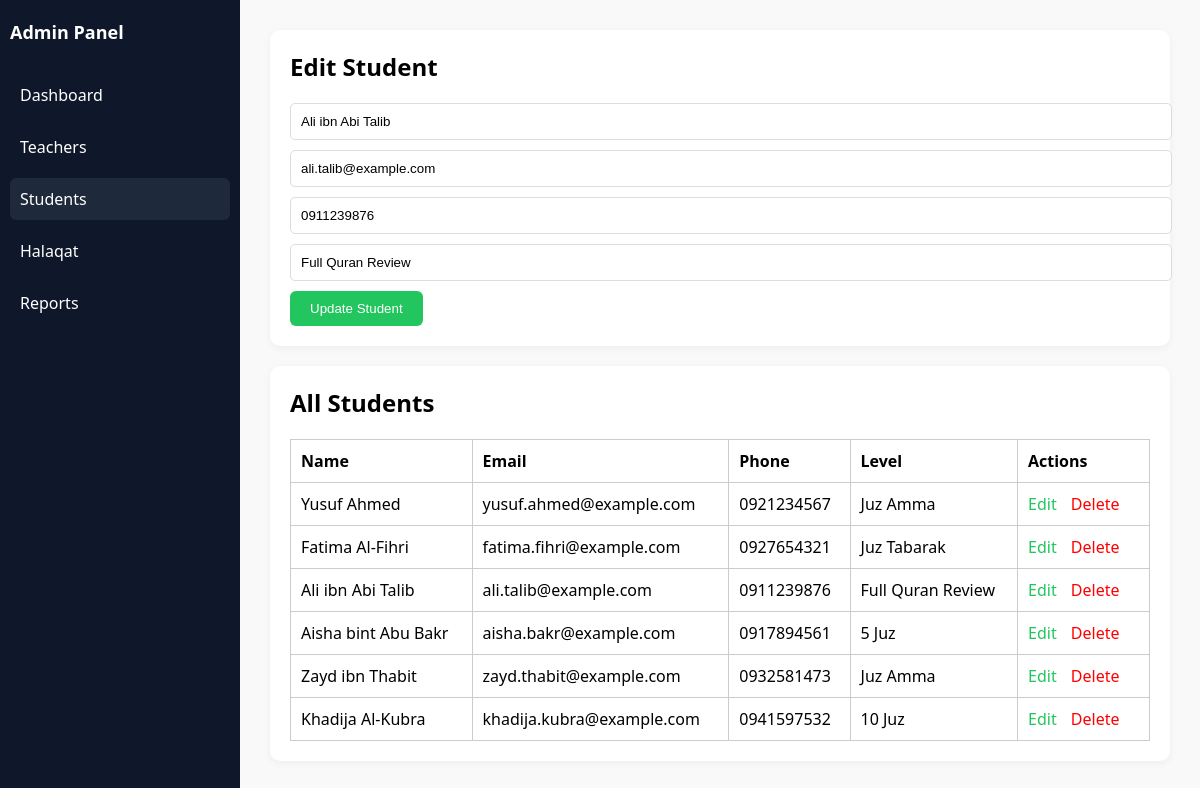
/Admin-dashboard/students.php?edit=3, run on the app's committed database.
### tables this page shows
CREATE TABLE `students` (
  `id` int(11) NOT NULL,
  `full_name` varchar(100) NOT NULL,
  `email` varchar(100) DEFAULT NULL,
  `phone` varchar(20) DEFAULT NULL,
  `halaqa_id` int(11) DEFAULT NULL,
  `attendance_status` enum('present','absent') DEFAULT 'present',
  `created_at` timestamp NOT NULL DEFAULT current_timestamp(),
  `level` varchar(100) DEFAULT NULL,
  `progress` int(11) DEFAULT 0
);

### Admin-dashboard/students.php (the view, shortened to what this page needs)
<?php
include 'db.php';
$students = mysqli_query($conn, "SELECT * FROM students");
$editMode = false;
$editData = null;
if (isset($_GET['edit'])) {
    $editId = intval($_GET['edit']);
    $editResult = mysqli_query($conn, "SELECT * FROM students WHERE id=$editId");
    $editData = mysqli_fetch_assoc($editResult);
    $editMode = true;
}
?>
<!DOCTYPE html>
<html lang="en">
<head>
</head>
<body>
<div class="sidebar">
    <h2>Admin Panel</h2>
    <a href="dashboard.php">Dashboard</a>
    <a href="teachers.php">Teachers</a>
    <a class="active" href="students.php">Students</a>
    <a href="halaqat.php">Halaqat</a>
    <a href="reports.php">Reports</a>
</div>
<div class="main">
    <div class="card">
        <h2><?php echo $editMode ? 'Edit' : 'Add'; ?> Student</h2>
        <form method="POST">
            <input type="text" name="full_name" placeholder="Full Name" required value="<?php echo $editMode ? $editData['full_name'] : ''; ?>">
            <input type="email" name="email" placeholder="Email" required value="<?php echo $editMode ? $editData['email'] : ''; ?>">
            <input type="text" name="phone" placeholder="Phone" required value="<?php echo $editMode ? $editData['phone'] : ''; ?>">
            <input type="text" name="level" placeholder="Level" required value="<?php echo $editMode ? $editData['level'] : ''; ?>">
            <button type="submit"><?php echo $editMode ? 'Update' : 'Add'; ?> Student</button>
        </form>
    </div>
    <div class="card">
        <h2>All Students</h2>
        <table>
            <tr>
                <th>Name</th>
                <th>Email</th>
                <th>Phone</th>
                <th>Level</th>
                <th>Actions</th>
            </tr>
            <?php while ($row = mysqli_fetch_assoc($students)): ?>
                <tr>
                    <td><?php echo htmlspecialchars($row['full_name']); ?></td>
                    <td><?php echo htmlspecialchars($row['email']); ?></td>
                    <td><?php echo htmlspecialchars($row['phone']); ?></td>
                    <td><?php echo htmlspecialchars($row['level']); ?></td>
                    <td>
                        <a class="edit" href="?edit=<?php echo $row['id']; ?>">Edit</a>
                        <a class="delete" href="?delete=<?php echo $row['id']; ?>" onclick="return confirm('Delete this student?');">Delete</a>
                    </td>
                </tr>
            <?php endwhile; ?>
        </table>
    </div>
</div>
</body>
</html>

### Admin-dashboard/students.php (style rules this page uses)
body { font-family: 'Segoe UI', sans-serif; margin: 0; background: #f9f9f9; }
.sidebar { background: #0f172a; color: white; width: 220px; height: 100vh; position: fixed; padding: 20px 10px; }
.sidebar h2 { font-size: 18px; margin-bottom: 30px; }
.sidebar a { display: block; padding: 10px; color: white; text-decoration: none; border-radius: 6px; margin-bottom: 10px; }
.sidebar a.active, .sidebar a:hover { background-color: #1e293b; }
.main { margin-left: 240px; padding: 30px; }
.card { background: white; border-radius: 10px; padding: 20px; margin-bottom: 20px; box-shadow: 0 2px 8px rgba(0,0,0,0.05); }
h2 { margin-top: 0; }
form input { width: 100%; padding: 10px; margin-bottom: 10px; border-radius: 5px; border: 1px solid #ddd; }
button { background-color: #22c55e; color: white; border: none; padding: 10px 20px; border-radius: 6px; cursor: pointer; }
table { width: 100%; border-collapse: collapse; margin-top: 20px; }
table, th, td { border: 1px solid #ccc; }
th, td { padding: 10px; text-align: left; }
a.edit, a.delete { margin-right: 10px; color: #22c55e; text-decoration: none; }
a.delete { color: red; }

### data on the page
students: full_name "Ali ibn Abi Talib", email "ali.talib@example.com", phone "0911239876", level "Full Quran Review"
students: full_name "Yusuf Ahmed", email "yusuf.ahmed@example.com", phone "0921234567", level "Juz Amma"
students: full_name "Fatima Al-Fihri", email "fatima.fihri@example.com", phone "0927654321", level "Juz Tabarak"
students: full_name "Aisha bint Abu Bakr", email "aisha.bakr@example.com", phone "0917894561", level "5 Juz"
students: full_name "Zayd ibn Thabit", email "zayd.thabit@example.com", phone "0932581473", level "Juz Amma"
students: full_name "Khadija Al-Kubra", email "khadija.kubra@example.com", phone "0941597532", level "10 Juz"
